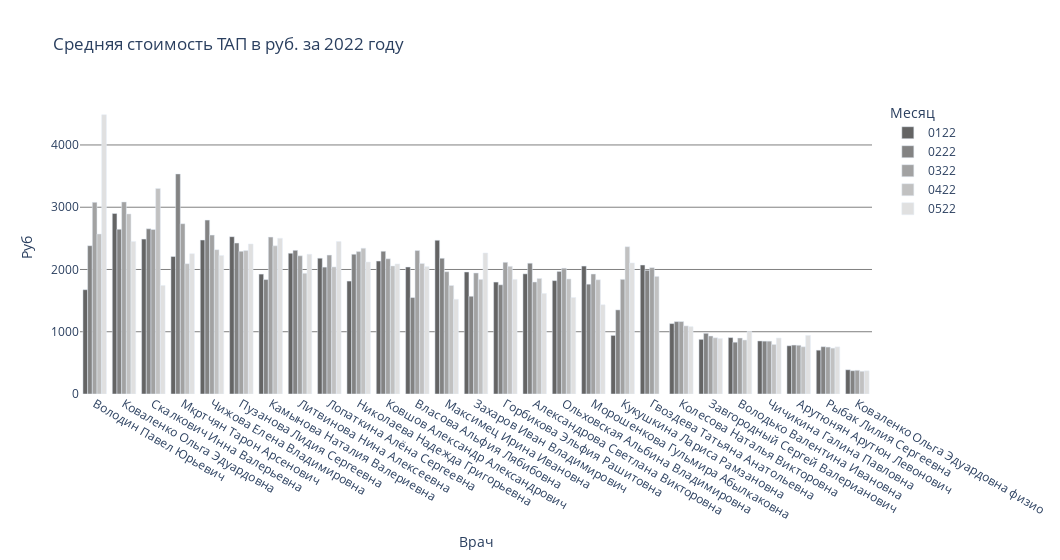

Write notebook code for a chart like this one.
### Code cell
# Средняя стоимость ТАП в руб по врачу и месяцу (ч/б), вертикальные бары

px.bar(df_result_by_month, 
       x='Врач',
       y='avg_rub',
       color='Месяц',
       barmode='group',
       width=1060,
       color_discrete_sequence=greys,
       title=f'Средняя стоимость ТАП в руб. за {year} году') \
    .update_layout(plot_bgcolor='rgb(255,255,255)') \
    .update_yaxes(title_text = 'Руб', gridcolor='grey') \
    .update_xaxes(categoryorder='total descending')

### Figure 1 — Plotly figure (JSON) as saved in the notebook; plotly's stock layout.template omitted (floating-point values rounded to 4 significant figures)
{"data": [{"alignmentgroup": "True", "hovertemplate": "Месяц=0122<br>Врач=%{x}<br>avg_rub=%{y}<extra></extra>", "legendgroup": "0122", "marker": {"color": "rgb(100.0, 100.0, 100.0)", "pattern": {"shape": ""}}, "name": "0122", "offsetgroup": "0122", "orientation": "v", "showlegend": true, "textposition": "auto", "type": "bar", "x": ["Александрова Светлана Викторовна", "Арутюнян Арутюн Левонович", "Власова Альфия Лябибовна", "Володин Павел Юрьевич", "Володько Валентина Ивановна", "Гвоздева Татьяна Анатольевна", "Горбикова Эльфия Рашитовна", "Завгородный Сергей Валерианович", "Захаров Иван Владимирович", "Камынова Наталия Валериевна", "Коваленко Ольга Эдуардовна", "Коваленко Ольга Эдуардовна физио", "Ковшов Александр Александрович", "Колесова Наталья Викторовна", "Кукушкина Лариса Рамзановна", "Литвинова Нина Алексеевна", "Лопаткина Алёна Сергеевна", "Максимец Ирина Ивановна", "Мкртчян Тарон Арсенович", "Морошенкова Гульмира Абылкаковна", "Николаева Надежда Григорьевна", "Ольховская Альбина Владимировна", "Пузанова Лидия Сергеевна", "Рыбак Лилия Сергеевна", "Скалкович Инна Валерьевна", "Чижова Елена Владимировна", "Чичикина Галина Павловна"], "xaxis": "x", "y": [1930, 775, 2040, 1675, 906, 2072, 1798, 878, 1960, 1926, 2900, 389, 2135, 1131, 941, 2261, 2182, 2469, 2208, 2055, 1814, 1821, 2527, 704, 2488, 2473, 852], "yaxis": "y"}, {"alignmentgroup": "True", "hovertemplate": "Месяц=0222<br>Врач=%{x}<br>avg_rub=%{y}<extra></extra>", "legendgroup": "0222", "marker": {"color": "rgb(131.0, 131.0, 131.0)", "pattern": {"shape": ""}}, "name": "0222", "offsetgroup": "0222", "orientation": "v", "showlegend": true, "textposition": "auto", "type": "bar", "x": ["Александрова Светлана Викторовна", "Арутюнян Арутюн Левонович", "Власова Альфия Лябибовна", "Володин Павел Юрьевич", "Володько Валентина Ивановна", "Гвоздева Татьяна Анатольевна", "Горбикова Эльфия Рашитовна", "Завгородный Сергей Валерианович", "Захаров Иван Владимирович", "Камынова Наталия Валериевна", "Коваленко Ольга Эдуардовна", "Коваленко Ольга Эдуардовна физио", "Ковшов Александр Александрович", "Колесова Наталья Викторовна", "Кукушкина Лариса Рамзановна", "Литвинова Нина Алексеевна", "Лопаткина Алёна Сергеевна", "Максимец Ирина Ивановна", "Мкртчян Тарон Арсенович", "Морошенкова Гульмира Абылкаковна", "Николаева Надежда Григорьевна", "Ольховская Альбина Владимировна", "Пузанова Лидия Сергеевна", "Рыбак Лилия Сергеевна", "Скалкович Инна Валерьевна", "Чижова Елена Владимировна", "Чичикина Галина Павловна"], "xaxis": "x", "y": [2102, 786, 1549, 2382, 832, 1987, 1754, 975, 1570, 1838, 2646, 374, 2293, 1163, 1351, 2307, 2038, 2180, 3535, 1764, 2245, 1969, 2425, 760, 2653, 2793, 849], "yaxis": "y"}, {"alignmentgroup": "True", "hovertemplate": "Месяц=0322<br>Врач=%{x}<br>avg_rub=%{y}<extra></extra>", "legendgroup": "0322", "marker": {"color": "rgb(162.0, 162.0, 162.0)", "pattern": {"shape": ""}}, "name": "0322", "offsetgroup": "0322", "orientation": "v", "showlegend": true, "textposition": "auto", "type": "bar", "x": ["Александрова Светлана Викторовна", "Арутюнян Арутюн Левонович", "Власова Альфия Лябибовна", "Володин Павел Юрьевич", "Володько Валентина Ивановна", "Гвоздева Татьяна Анатольевна", "Горбикова Эльфия Рашитовна", "Завгородный Сергей Валерианович", "Захаров Иван Владимирович", "Камынова Наталия Валериевна", "Коваленко Ольга Эдуардовна", "Коваленко Ольга Эдуардовна физио", "Ковшов Александр Александрович", "Колесова Наталья Викторовна", "Кукушкина Лариса Рамзановна", "Литвинова Нина Алексеевна", "Лопаткина Алёна Сергеевна", "Максимец Ирина Ивановна", "Мкртчян Тарон Арсенович", "Морошенкова Гульмира Абылкаковна", "Николаева Надежда Григорьевна", "Ольховская Альбина Владимировна", "Пузанова Лидия Сергеевна", "Рыбак Лилия Сергеевна", "Скалкович Инна Валерьевна", "Чижова Елена Владимировна", "Чичикина Галина Павловна"], "xaxis": "x", "y": [1799, 783, 2304, 3078, 900, 2029, 2115, 932, 1944, 2520, 3085, 381, 2172, 1164, 1842, 2219, 2231, 1964, 2735, 1927, 2287, 2021, 2292, 754, 2642, 2552, 849], "yaxis": "y"}, {"alignmentgroup": "True", "hovertemplate": "Месяц=0422<br>Врач=%{x}<br>avg_rub=%{y}<extra></extra>", "legendgroup": "0422", "marker": {"color": "rgb(193.0, 193.0, 193.0)", "pattern": {"shape": ""}}, "name": "0422", "offsetgroup": "0422", "orientation": "v", "showlegend": true, "textposition": "auto", "type": "bar", "x": ["Александрова Светлана Викторовна", "Арутюнян Арутюн Левонович", "Власова Альфия Лябибовна", "Володин Павел Юрьевич", "Володько Валентина Ивановна", "Гвоздева Татьяна Анатольевна", "Горбикова Эльфия Рашитовна", "Завгородный Сергей Валерианович", "Захаров Иван Владимирович", "Камынова Наталия Валериевна", "Коваленко Ольга Эдуардовна", "Коваленко Ольга Эдуардовна физио", "Ковшов Александр Александрович", "Колесова Наталья Викторовна", "Кукушкина Лариса Рамзановна", "Литвинова Нина Алексеевна", "Лопаткина Алёна Сергеевна", "Максимец Ирина Ивановна", "Мкртчян Тарон Арсенович", "Морошенкова Гульмира Абылкаковна", "Николаева Надежда Григорьевна", "Ольховская Альбина Владимировна", "Пузанова Лидия Сергеевна", "Рыбак Лилия Сергеевна", "Скалкович Инна Валерьевна", "Чижова Елена Владимировна", "Чичикина Галина Павловна"], "xaxis": "x", "y": [1856, 759, 2098, 2570, 867, 1889, 2051, 903, 1841, 2380, 2893, 365, 2057, 1094, 2366, 1939, 2041, 1743, 2093, 1835, 2342, 1848, 2304, 737, 3302, 2318, 796], "yaxis": "y"}, {"alignmentgroup": "True", "hovertemplate": "Месяц=0522<br>Врач=%{x}<br>avg_rub=%{y}<extra></extra>", "legendgroup": "0522", "marker": {"color": "rgb(224.0, 224.0, 224.0)", "pattern": {"shape": ""}}, "name": "0522", "offsetgroup": "0522", "orientation": "v", "showlegend": true, "textposition": "auto", "type": "bar", "x": ["Александрова Светлана Викторовна", "Арутюнян Арутюн Левонович", "Власова Альфия Лябибовна", "Володин Павел Юрьевич", "Володько Валентина Ивановна", "Горбикова Эльфия Рашитовна", "Завгородный Сергей Валерианович", "Захаров Иван Владимирович", "Камынова Наталия Валериевна", "Коваленко Ольга Эдуардовна", "Коваленко Ольга Эдуардовна физио", "Ковшов Александр Александрович", "Колесова Наталья Викторовна", "Кукушкина Лариса Рамзановна", "Литвинова Нина Алексеевна", "Лопаткина Алёна Сергеевна", "Максимец Ирина Ивановна", "Мкртчян Тарон Арсенович", "Морошенкова Гульмира Абылкаковна", "Николаева Надежда Григорьевна", "Ольховская Альбина Владимировна", "Пузанова Лидия Сергеевна", "Рыбак Лилия Сергеевна", "Скалкович Инна Валерьевна", "Чижова Елена Владимировна", "Чичикина Галина Павловна"], "xaxis": "x", "y": [1615, 941, 2046, 4486, 1004, 1841, 891, 2265, 2502, 2451, 372, 2089, 1082, 2105, 2244, 2449, 1521, 2254, 1433, 2120, 1550, 2410, 757, 1744, 2226, 899], "yaxis": "y"}], "layout": {"barmode": "group", "legend": {"title": {"text": "Месяц"}, "tracegroupgap": 0}, "plot_bgcolor": "rgb(255,255,255)", "title": {"text": "Средняя стоимость ТАП в руб. за 2022 году"}, "width": 1060, "xaxis": {"anchor": "y", "categoryorder": "total descending", "domain": [0, 1], "title": {"text": "Врач"}}, "yaxis": {"anchor": "x", "domain": [0, 1], "gridcolor": "grey", "title": {"text": "Руб"}}}}
